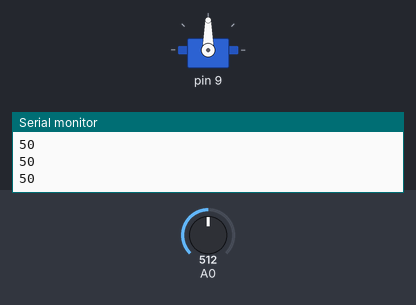
The sketch below on a simulated Arduino Uno, built with avr-gcc and run on an emulated ATmega328P. On the bench: servo, the last lines printed to the serial monitor. The test bench sets the inputs (shaded band); at power-on: A0 = 512.

Above: at 1.2 s.
1.3 s: A0 set to 716
At 2.5 s:
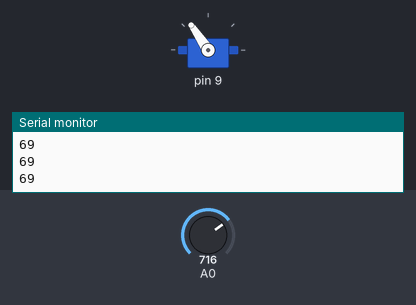
2.8 s: A0 set to 900
At 3.9 s:
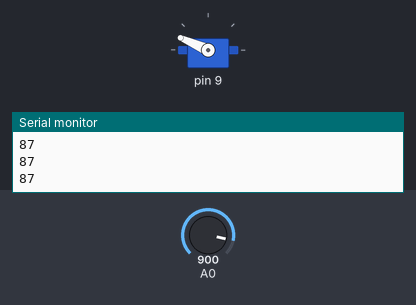
4.3 s: A0 set to 1023
At 5.3 s:
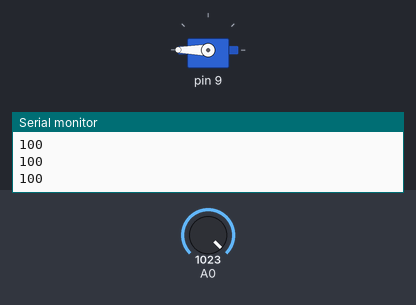
5.8 s: A0 set to 306
At 6.7 s:
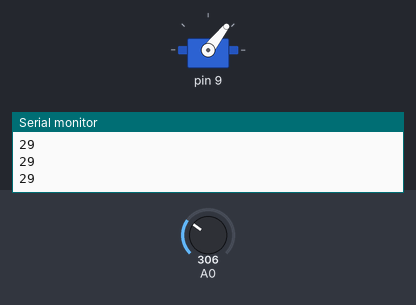
7.3 s: A0 set to 122
At 8.0 s:
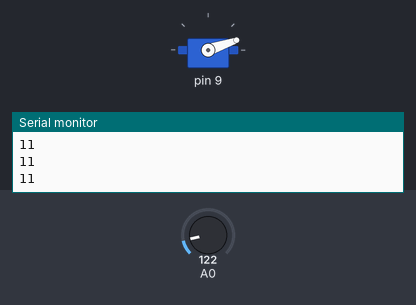
Timing chart, 0 to 9.8 s (numbered marks = the images above; inputs shaded):
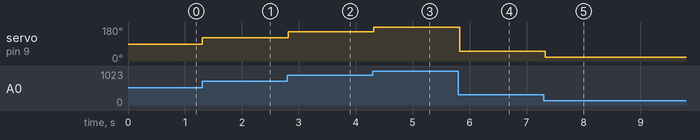

Measured:
- after the input at 1.3 s, servo on pin 9: 90° → 124° at once
- after the input at 2.8 s, servo on pin 9: 124° → 156° at once
- after the input at 4.3 s, servo on pin 9: 156° → 180° at once
- after the input at 5.8 s, servo on pin 9: 180° → 52° at once
- after the input at 7.3 s, servo on pin 9: 52° → 19° at once

The sketch:

servo_knob.ino
```cpp
#include "servo_motor_impl.h"
#include "pot.h"

ServoMotor* pMotor;
Pot *pPot;

void setup() {
  Serial.begin(9600);
  pMotor = new ServoMotorImpl(9);
  pPot = new Pot(A0);
  pMotor->on();
}

void loop() {
  int valueInPerc = pPot->getValue();
  Serial.println(valueInPerc);
  int angle = map(valueInPerc, 0, 100, 0, 180);
  pMotor->setPosition(angle);
  delay(100);
}
```

pot.cpp
```cpp
#include "pot.h"

#include "Arduino.h"

Pot::Pot(int p): pin(p) {
}

int Pot::getValue(){
  int val = analogRead(pin);
  return map(val, 0, 1023, 0, 100);
}
```

pot.h
```cpp
#ifndef __POT_H__
#define __POT_H__

class Pot {

public:

  Pot(int pin);

  /**
   * return a value in percentage
   */
  int getValue();

private:
  int pin;

};

#endif
```

servo_motor.h
```cpp
#ifndef __SERVO_MOTOR__
#define __SERVO_MOTOR__

class ServoMotor {

public:
  virtual void on() = 0;
  virtual void setPosition(int angle) = 0;
  virtual void off() = 0;
};

#endif
```

servo_motor_impl.cpp
```cpp
#include "servo_motor_impl.h"
#include "Arduino.h"

ServoMotorImpl::ServoMotorImpl(int pin){
  this->pin = pin;
}

void ServoMotorImpl::on(){
  motor.attach(pin);
}

void ServoMotorImpl::setPosition(int angle){
  motor.write(angle);
}

void ServoMotorImpl::off(){
  motor.detach();
}
```

servo_motor_impl.h
```cpp
#ifndef __SERVO_MOTOR_IMPL__
#define __SERVO_MOTOR_IMPL__

#include "servo_motor.h"
#include <Servo.h>

class ServoMotorImpl: public ServoMotor {

public:
  ServoMotorImpl(int pin);

  void on();
  void setPosition(int angle);
  void off();

private:
  int pin;
  Servo motor;
};

#endif
```
